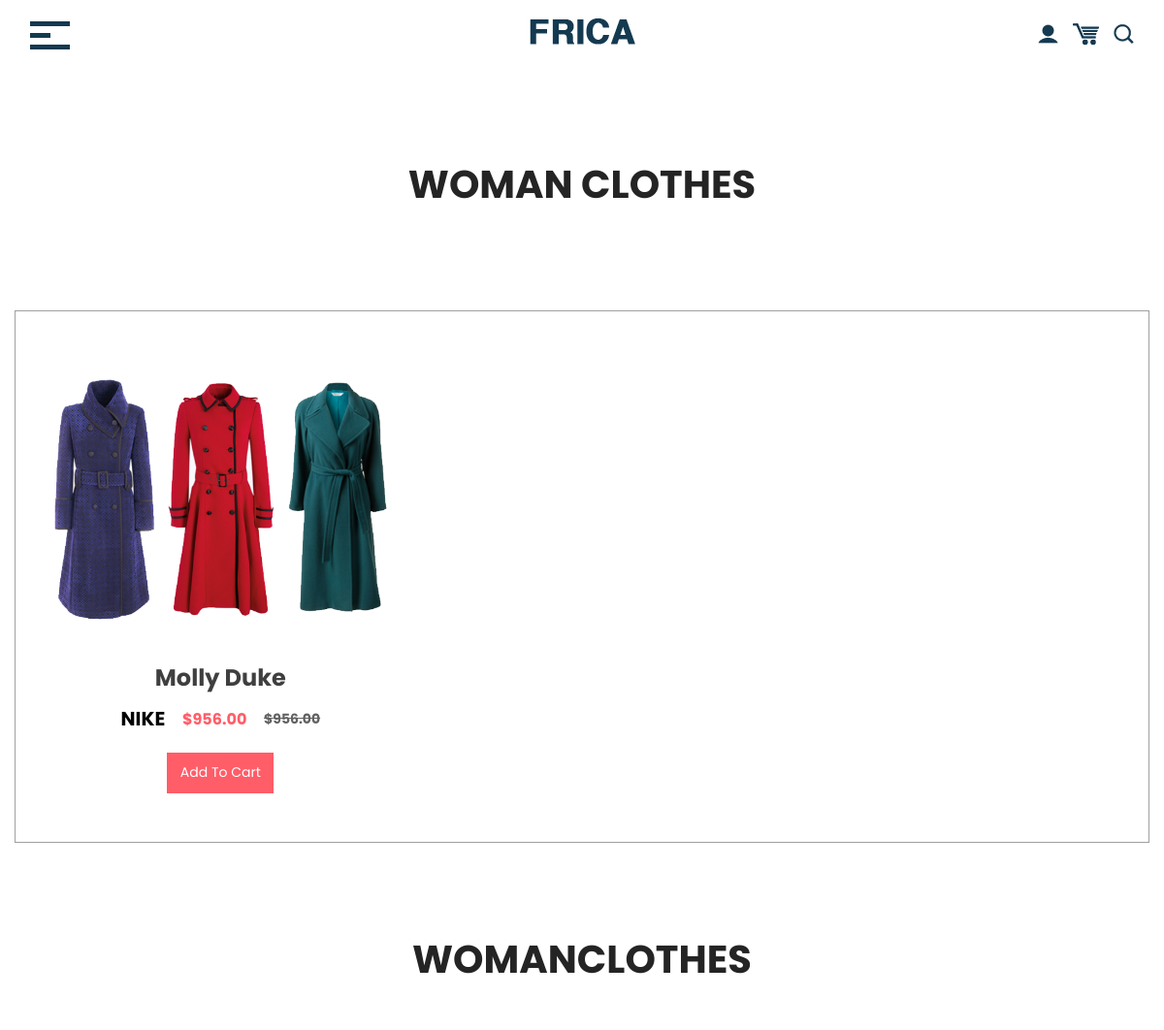
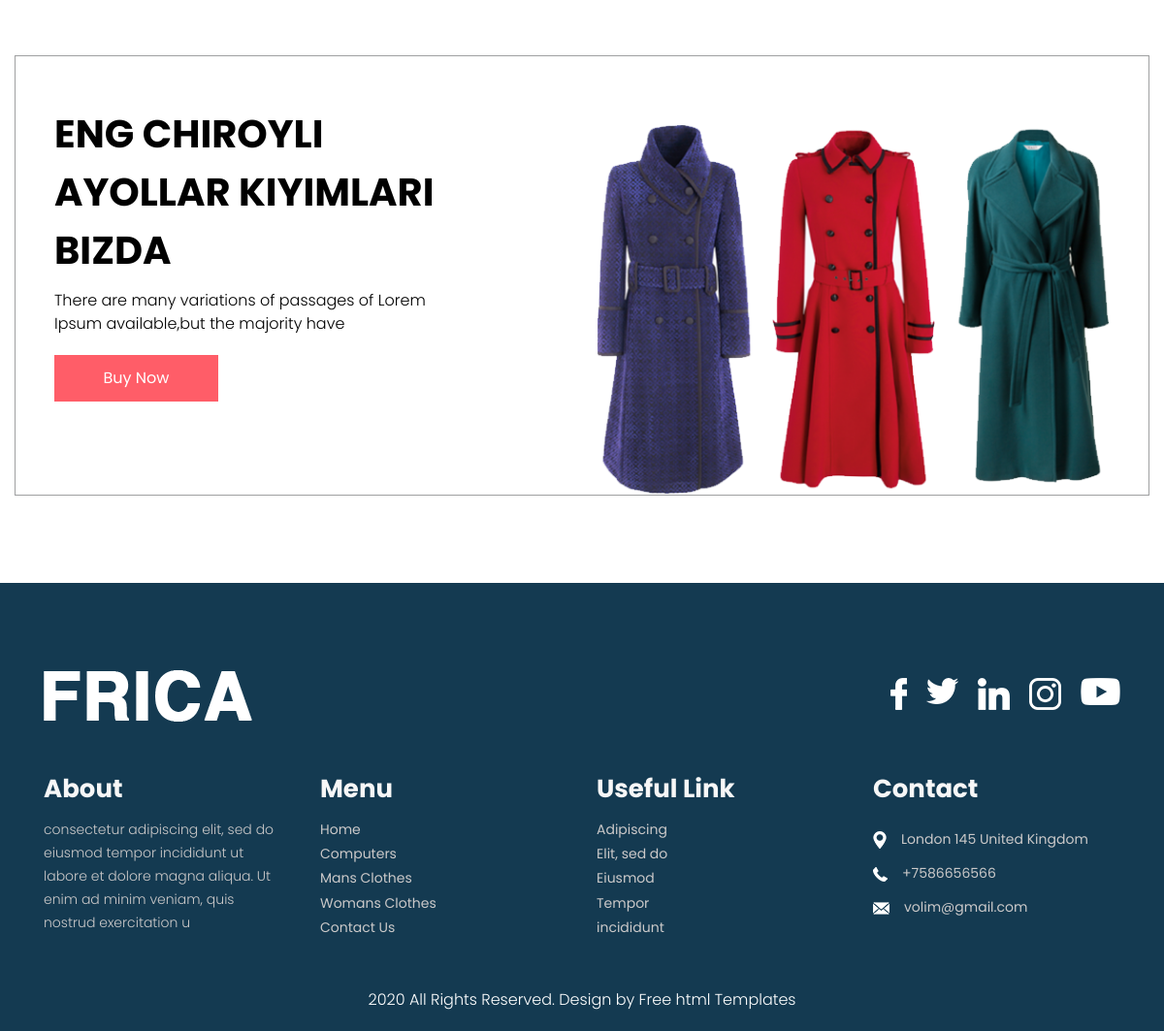
The app's page /womans_clothes/ with its own data (2 pictures, top to bottom).
### blog/models.py (models this page shows, shortened)
class Product(models.Model):
    name = models.CharField(max_length=20)
    price = models.DecimalField(max_digits=10, decimal_places=2)
    salePrice = models.DecimalField(max_digits=10, decimal_places=2)
    company = models.ForeignKey('Company', on_delete=models.CASCADE)
    img = models.ImageField(upload_to='products/')
    category = models.ForeignKey('Category', on_delete=models.CASCADE)
    description = models.TextField()
    created_at = models.DateTimeField(auto_now=True)

class Company(models.Model):
    name = models.CharField(max_length=20)
    def __str__(self):
        return self.name

class Category(models.Model):
    name = models.CharField(max_length=20)
    img1 = models.ImageField(upload_to='category/')
    img2 = models.ImageField(upload_to='category/')
    title = models.CharField(max_length=100)
    description = models.TextField()
    def __str__(self):
        return self.name

### blog/views.py (the view)
# urls.py: path('womans_clothes/', womans_clothes, name='womansclothes'),
def womans_clothes(request):
    computers = objectsFilter('womanclothes', Product, 'category')
    categoryName = 'Woman Clothes'
    category = objectsFilter('womanclothes', Category, 'name')
    context = {
        'computers': computers,
        'categoryName': categoryName,
        'category': category
    }
    return render(request, 'pages/womans_clothes.html', context = context)

### blog/views.py (called while the page is built)
def objectsFilter(slug, data, property):
    products = data.objects.filter(**{property: Category.objects.get(name=slug)})
    return products

### templates/pages/womans_clothes.html
{% extends 'base/base.html' %}
{% load static %}
{% block content %}
      <div class="computers_section layout_padding">
         <div class="container">
            <h1 class="computers_taital">{{categoryName}}</h1>
         </div>
      </div>
      <div class="computers_section_2">
         <div class="container-fluid">
            <div class="computer_main">
               <div class="row">
                  {% for x in computers %}
                  {% if forloop.counter < 4 %}
                  <div class="col-md-4">
                     <div class="computer_img"><img src="{{x.img.url}}"></div>
                     <a href="{% url 'detail' x.id %}"><h4 class="computer_text">{{x.name}}</h4></a>
                     <div class="computer_text_main">
                        <h4 class="dell_text">{{x.company}}</h4>
                        <h6 class="price_text"><a href="#">${{x.price}}</a></h6>
                        <h6 class="price_text_1"><a href="#">${{x.price}}</a></h6>
                     </div>
                     <div class="cart_bt_1"><a href="#">Add To Cart</a></div>
                  </div>
                  {% endif %}
                  {% endfor %}
               </div>
            </div>
         </div>
      </div>
{% for x in category %}
      <div class="mans_section layout_padding">
         <div class="container">
            <a href="{% url 'category' x.name %}"><h1 class="computers_taital">{{x.name}}</h1></a>
         </div>
      </div>
      <div class="mans_section_2">
         <div class="container-fluid">
            <div class="mans_main">
               <div class="row">
                  <div class="col-md-6">
                     <h1 class="offer_text">{{x.title}}</h1>
                     <p class="lorem_text">{{x.description}}</p>
                     <div class="read_bt"><a href="#">Buy Now</a></div>
                  </div>
                  <div class="col-md-6">
                     <div class="image_3"><img src="{{x.img2.url}}"></div>
                  </div>
               </div>
            </div>
         </div>
      </div>
      {% endfor %}
        {% endblock content %}

### static/css/style.css (style rules this page uses)
* { box-sizing: border-box !important; transition: ease all 0.5s; }
html { scroll-behavior: smooth; }
body { color: #666666; font-size: 14px; line-height: 1.80857; font-weight: normal; overflow-x: hidden; font-family: 'Poppins', sans-serif; }
a { color: #1f1f1f; text-decoration: none !important; outline: none !important; -webkit-transition: all .3s ease-in-out; -moz-transition: all .3s ease-in-out; -ms-transition: all .3s ease-in-out; -o-transition: all .3s ease-in-out; transition: all .3s ease-in-out; }
h1, h2, h3, h4, h5, h6 { letter-spacing: 0; font-weight: normal; position: relative; padding: 0 0 10px 0; font-weight: normal; line-height: normal; color: #111111; margin: 0 }
h1 { font-size: 24px }
h4 { font-size: 16px }
h6 { font-size: 13px }
*, *::after, *::before { -webkit-box-sizing: border-box; -moz-box-sizing: border-box; box-sizing: border-box; }
h1 a, h2 a, h3 a, h4 a, h5 a, h6 a { color: #212121; text-decoration: none!important; opacity: 1 }
p { margin: 20px; font-weight: 300; font-size: 15px; line-height: 24px; }
a { color: #222222; text-decoration: none; outline: none !important; }
a, .btn { text-decoration: none !important; outline: none !important; -webkit-transition: all .3s ease-in-out; -moz-transition: all .3s ease-in-out; -ms-transition: all .3s ease-in-out; -o-transition: all .3s ease-in-out; transition: all .3s ease-in-out; }
img { max-width: 100%; height: auto; }
.layout_padding { padding-top: 90px; padding-bottom: 0px; }
.computers_section { width: 100%; float: left; }
.computers_taital { width: 100%; float: left; font-size: 40px; color: #252424; text-align: center; text-transform: uppercase; font-weight: bold; }
.computers_section_2 { width: 100%; float: left; }
.computer_main { width: 100%; float: left; border: 1px solid #9fa0a1; padding: 50px 40px 50px 40px; margin-top: 90px; }
.computer_img { width: 100%; text-align: center; padding-top: 20px; min-height: 310px; }
.computer_text { width: 100%; font-size: 24px; color: #403f3f; text-align: center; font-weight: bold; }
.computer_text_main { width: 60%; display: flex; justify-content: space-between; margin: 0 auto; text-align: center; align-items: center; }
.dell_text { font-size: 20px; color: #000; text-transform: uppercase; font-weight: bold; }
.price_text { font-size: 16px; color: #ff5d68; text-transform: uppercase; font-weight: bold; }
.price_text a { color: #ff5d68; }
.price_text_1 { font-size: 14px; color: #636262; text-transform: uppercase; font-weight: bold; text-decoration: line-through; }
.price_text_1 a { color: #636262; }
.cart_bt_1 { width: 110px; margin: 0 auto; margin-top: 10px; }
.cart_bt_1 a { width: 100%; float: left; font-size: 14px; color: #ffffff; background-color: #ff5d68; text-align: center; padding: 8px 4px; }
.mans_section { width: 100%; float: left; }
.mans_section_2 { width: 100%; float: left; }
.mans_main { width: 100%; float: left; border: 1px solid #9fa0a1; padding: 50px 40px 0px 40px; margin-top: 90px; }
.offer_text { width: 80%; float: left; font-size: 40px; color: #000; font-weight: bold; text-transform: uppercase; }
.lorem_text { width: 80%; float: left; font-size: 16px; color: #000; margin: 0px; }
.read_bt { width: 169px; float: left; }
.read_bt a { width: 100%; float: left; font-size: 16px; color: #ffffff; background-color: #ff5d68; text-align: center; padding: 10px 0px; margin-top: 20px; font-weight: 400; }
.image_3 { width: 100%; float: left; padding-top: 20px; }

### records on screen
Product: img (picture), name "Molly Duke", company "NIKE", price "956.00"
Category: name "WOMANCLOTHES", title "ENG CHIROYLI AYOLLAR KIYIMLARI BIZDA", description "There are many variations of passages of Lorem Ipsum available,but the majority have", img2 (picture)

### other values on screen
{{ categoryName }} "WOMAN CLOTHES"
